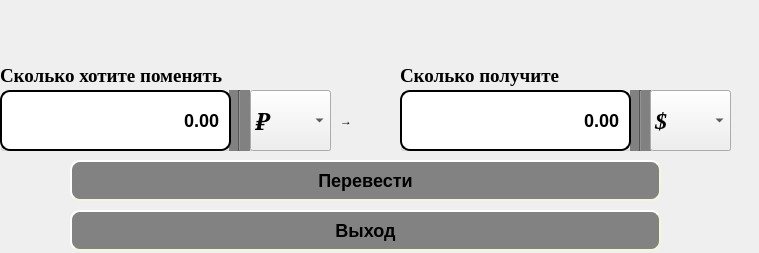
<?xml version="1.0" encoding="UTF-8"?>
<ui version="4.0">
 <class>MainWindow</class>
 <widget class="QMainWindow" name="MainWindow">
  <property name="geometry">
   <rect>
    <x>0</x>
    <y>0</y>
    <width>759</width>
    <height>253</height>
   </rect>
  </property>
  <property name="windowTitle">
   <string>Конвертер валют</string>
  </property>
  <property name="styleSheet">
   <string notr="true"/>
  </property>
  <property name="inputMethodHints">
   <set>Qt::ImhNone</set>
  </property>
  <widget class="QWidget" name="centralwidget">
   <widget class="QLabel" name="label_2">
    <property name="geometry">
     <rect>
      <x>400</x>
      <y>60</y>
      <width>311</width>
      <height>31</height>
     </rect>
    </property>
    <property name="font">
     <font>
      <family>Times New Roman</family>
      <pointsize>14</pointsize>
      <weight>75</weight>
      <bold>true</bold>
     </font>
    </property>
    <property name="styleSheet">
     <string notr="true"/>
    </property>
    <property name="text">
     <string>Сколько получите</string>
    </property>
   </widget>
   <widget class="QPushButton" name="btn_translate">
    <property name="geometry">
     <rect>
      <x>70</x>
      <y>160</y>
      <width>591</width>
      <height>41</height>
     </rect>
    </property>
    <property name="font">
     <font>
      <pointsize>-1</pointsize>
      <weight>75</weight>
      <italic>false</italic>
      <bold>true</bold>
     </font>
    </property>
    <property name="cursor">
     <cursorShape>OpenHandCursor</cursorShape>
    </property>
    <property name="styleSheet">
     <string notr="true">

    border-style: outset;
    border-width: 2px;
    border-radius: 10px;
    border-color: beige;
    font: bold 18px;
    min-width: 10em;
    padding: 6px;
background-color: rgb(130, 130, 130);</string>
    </property>
    <property name="text">
     <string>Перевести</string>
    </property>
    <property name="checkable">
     <bool>false</bool>
    </property>
    <property name="autoDefault">
     <bool>false</bool>
    </property>
    <property name="default">
     <bool>false</bool>
    </property>
    <property name="flat">
     <bool>false</bool>
    </property>
   </widget>
   <widget class="QGroupBox" name="groupBox_2">
    <property name="geometry">
     <rect>
      <x>0</x>
      <y>90</y>
      <width>331</width>
      <height>61</height>
     </rect>
    </property>
    <property name="title">
     <string/>
    </property>
    <widget class="Line" name="line">
     <property name="geometry">
      <rect>
       <x>229</x>
       <y>0</y>
       <width>21</width>
       <height>61</height>
      </rect>
     </property>
     <property name="styleSheet">
      <string notr="true">background-color: rgb(129, 129, 129);</string>
     </property>
     <property name="orientation">
      <enum>Qt::Vertical</enum>
     </property>
    </widget>
    <widget class="QComboBox" name="choice_input_currency">
     <property name="geometry">
      <rect>
       <x>250</x>
       <y>0</y>
       <width>81</width>
       <height>61</height>
      </rect>
     </property>
     <property name="font">
      <font>
       <family>Times New Roman</family>
       <pointsize>18</pointsize>
       <weight>75</weight>
       <italic>true</italic>
       <bold>true</bold>
      </font>
     </property>
     <property name="styleSheet">
      <string notr="true"/>
     </property>
     <item>
      <property name="text">
       <string>₽</string>
      </property>
     </item>
     <item>
      <property name="text">
       <string>$</string>
      </property>
     </item>
     <item>
      <property name="text">
       <string>€</string>
      </property>
     </item>
     <item>
      <property name="text">
       <string>BYN</string>
      </property>
     </item>
    </widget>
    <widget class="QDoubleSpinBox" name="form_input">
     <property name="geometry">
      <rect>
       <x>0</x>
       <y>0</y>
       <width>231</width>
       <height>61</height>
      </rect>
     </property>
     <property name="styleSheet">
      <string notr="true"> border-style: outset;
background-color: rgb(255, 255, 255);
    border-width: 2px;
    border-radius: 10px;
    font: bold 18px;
    padding: 6px;</string>
     </property>
     <property name="alignment">
      <set>Qt::AlignRight|Qt::AlignTrailing|Qt::AlignVCenter</set>
     </property>
     <property name="buttonSymbols">
      <enum>QAbstractSpinBox::NoButtons</enum>
     </property>
     <property name="decimals">
      <number>2</number>
     </property>
     <property name="maximum">
      <double>999999999999999983222784.000000000000000</double>
     </property>
    </widget>
   </widget>
   <widget class="QPushButton" name="btn_exit">
    <property name="geometry">
     <rect>
      <x>70</x>
      <y>210</y>
      <width>591</width>
      <height>41</height>
     </rect>
    </property>
    <property name="font">
     <font>
      <pointsize>-1</pointsize>
      <weight>75</weight>
      <italic>false</italic>
      <bold>true</bold>
     </font>
    </property>
    <property name="styleSheet">
     <string notr="true">

    border-style: outset;
    border-width: 2px;
    border-radius: 10px;
    border-color: beige;
    font: bold 18px;
    min-width: 10em;
    padding: 6px;
background-color: rgb(130, 130, 130);</string>
    </property>
    <property name="text">
     <string>Выход</string>
    </property>
   </widget>
   <widget class="QLabel" name="label">
    <property name="geometry">
     <rect>
      <x>0</x>
      <y>60</y>
      <width>331</width>
      <height>31</height>
     </rect>
    </property>
    <property name="font">
     <font>
      <family>Times New Roman</family>
      <pointsize>14</pointsize>
      <weight>75</weight>
      <bold>true</bold>
     </font>
    </property>
    <property name="text">
     <string>Сколько хотите поменять</string>
    </property>
   </widget>
   <widget class="QGroupBox" name="groupBox_3">
    <property name="geometry">
     <rect>
      <x>400</x>
      <y>90</y>
      <width>331</width>
      <height>61</height>
     </rect>
    </property>
    <property name="title">
     <string/>
    </property>
    <widget class="Line" name="line_2">
     <property name="geometry">
      <rect>
       <x>230</x>
       <y>0</y>
       <width>21</width>
       <height>61</height>
      </rect>
     </property>
     <property name="styleSheet">
      <string notr="true">background-color: rgb(129, 129, 129);</string>
     </property>
     <property name="orientation">
      <enum>Qt::Vertical</enum>
     </property>
    </widget>
    <widget class="QDoubleSpinBox" name="form_output">
     <property name="geometry">
      <rect>
       <x>0</x>
       <y>0</y>
       <width>231</width>
       <height>61</height>
      </rect>
     </property>
     <property name="styleSheet">
      <string notr="true"> border-style: outset;
background-color: rgb(255, 255, 255);
    border-width: 2px;
    border-radius: 10px;
    font: bold 18px;
    padding: 6px;</string>
     </property>
     <property name="alignment">
      <set>Qt::AlignRight|Qt::AlignTrailing|Qt::AlignVCenter</set>
     </property>
     <property name="readOnly">
      <bool>true</bool>
     </property>
     <property name="buttonSymbols">
      <enum>QAbstractSpinBox::NoButtons</enum>
     </property>
     <property name="decimals">
      <number>2</number>
     </property>
     <property name="maximum">
      <double>999999999999999983222784.000000000000000</double>
     </property>
    </widget>
    <widget class="QComboBox" name="choice_output_currency">
     <property name="geometry">
      <rect>
       <x>250</x>
       <y>0</y>
       <width>81</width>
       <height>61</height>
      </rect>
     </property>
     <property name="font">
      <font>
       <family>Times New Roman</family>
       <pointsize>18</pointsize>
       <weight>75</weight>
       <italic>true</italic>
       <bold>true</bold>
      </font>
     </property>
     <property name="styleSheet">
      <string notr="true"/>
     </property>
     <item>
      <property name="text">
       <string>$</string>
      </property>
     </item>
     <item>
      <property name="text">
       <string>₽</string>
      </property>
     </item>
     <item>
      <property name="text">
       <string>€</string>
      </property>
     </item>
     <item>
      <property name="text">
       <string>BYN</string>
      </property>
     </item>
    </widget>
   </widget>
   <widget class="QLabel" name="label_3">
    <property name="geometry">
     <rect>
      <x>340</x>
      <y>90</y>
      <width>71</width>
      <height>61</height>
     </rect>
    </property>
    <property name="styleSheet">
     <string notr="true">
font: 75 48pt &quot;Times New Roman&quot;;
</string>
    </property>
    <property name="text">
     <string>→</string>
    </property>
   </widget>
   <widget class="QLabel" name="lbl_for_date">
    <property name="geometry">
     <rect>
      <x>180</x>
      <y>10</y>
      <width>371</width>
      <height>31</height>
     </rect>
    </property>
    <property name="font">
     <font>
      <family>Times New Roman</family>
      <pointsize>14</pointsize>
      <weight>75</weight>
      <bold>true</bold>
     </font>
    </property>
    <property name="text">
     <string/>
    </property>
   </widget>
  </widget>
 </widget>
 <resources/>
 <connections/>
</ui>
